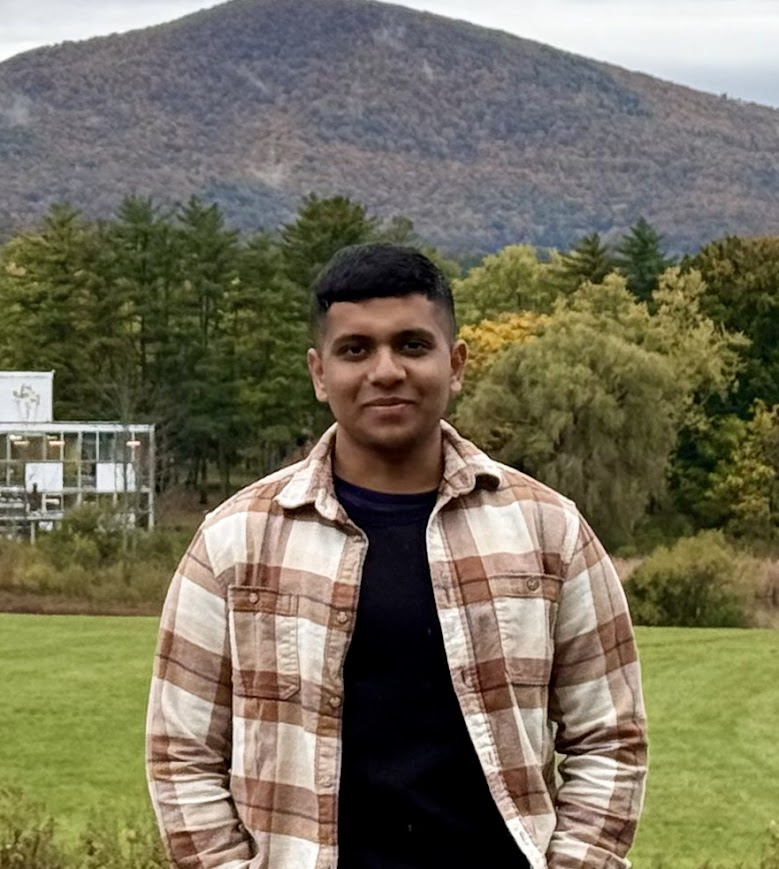
#> input picture images/fmd.jpg, 779 x 869 px
$ python generate_site_icons.py
#> lines starting #> are read from the running program, lines starting #| are printed output that depends on the picture
from pathlib import Path
from PIL import Image, ImageOps

src = Path("images/fmd.jpg")
out = Path("images")

if not src.exists():
    raise FileNotFoundError(f"Missing image: {src}. Put fmd.jpg in the images folder first.")

img = Image.open(src).convert("RGB")
#> img is the input picture: PIL image 779x869 RGB; mean R, G, B 117.7, 112.4, 91.7

# Keep main site profile aligned with selected photo too
profile = ImageOps.fit(img, (512, 512), method=Image.Resampling.LANCZOS)
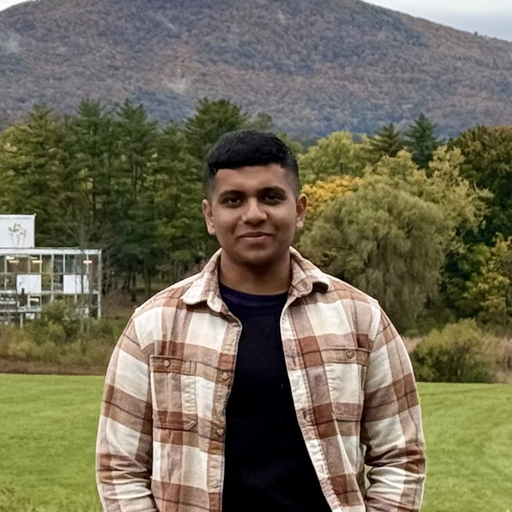
#> profile: PIL image 512x512 RGB; mean R, G, B 113.8, 108.2, 86.8
profile.save(out / "profile.png", optimize=True)
profile.save(out / "profile-square.png", optimize=True)

# Build a square version for icon generation
square = ImageOps.fit(img, (512, 512), method=Image.Resampling.LANCZOS)

# Standard favicon sizes used by the template
sizes = [16, 32, 96]
for size in sizes:
    resized = square.resize((size, size), Image.Resampling.LANCZOS)
    if size == 16:
        resized.save(out / "favicon-16x16.png", optimize=True)
    elif size == 32:
        resized.save(out / "favicon-32x32.png", optimize=True)
    else:
        resized.save(out / "favicon-96x96.png", optimize=True)
#> this loop made 3 passes
#> pass 1, `resized = square.resize((size, size), Image.Resampling.LANCZOS)`:
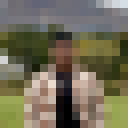
#> resized: PIL image 16x16 RGB (shown 8 times larger); mean R, G, B 113.7, 108.1, 86.7

# Android Chrome icons
for size in [36, 48, 72, 96, 144, 192, 256, 384, 512]:
    square.resize((size, size), Image.Resampling.LANCZOS).save(
        out / f"android-chrome-{size}x{size}.png", optimize=True
    )

# Apple touch icons
for size in [57, 60, 72, 76, 114, 120, 144, 152, 180]:
    square.resize((size, size), Image.Resampling.LANCZOS).save(
        out / f"apple-touch-icon-{size}x{size}.png", optimize=True
    )
square.resize((180, 180), Image.Resampling.LANCZOS).save(out / "apple-touch-icon.png", optimize=True)
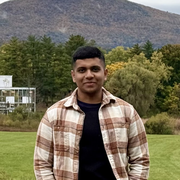
#> saved as apple-touch-icon.png: PIL image 180x180 RGB; mean R, G, B 113.8, 108.2, 86.8

# Windows tile icons
for size in [70, 150, 310]:
    square.resize((size, size), Image.Resampling.LANCZOS).save(
        out / f"mstile-{size}x{size}.png", optimize=True
    )
#> this loop made 3 passes
#> pass 1, `square.resize((size, size), Image.Resampling.LANCZOS).save( out / f"ms..`:
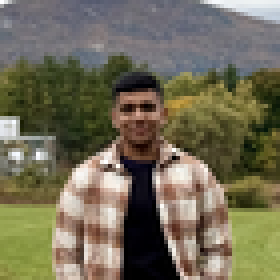
#> saved as mstile-70x70.png: PIL image 70x70 RGB (shown 4 times larger); mean R, G, B 113.8, 108.2, 86.8
# wide tile
ImageOps.fit(img, (310, 150), method=Image.Resampling.LANCZOS).save(
    out / "mstile-310x150.png", optimize=True
)
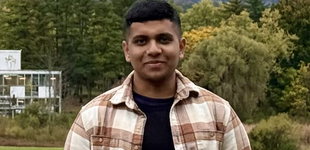
#> saved as mstile-310x150.png: PIL image 310x150 RGB; mean R, G, B 102.4, 94.6, 67.2
# 310 square
square.resize((310, 310), Image.Resampling.LANCZOS).save(
    out / "mstile-310x310.png", optimize=True
)
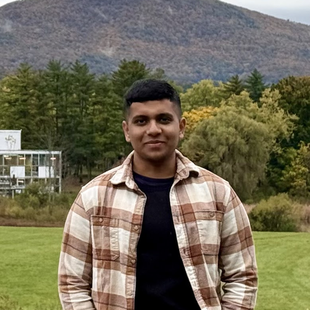
#> saved as mstile-310x310.png: PIL image 310x310 RGB; mean R, G, B 113.8, 108.2, 86.8
square.resize((144, 144), Image.Resampling.LANCZOS).save(
    out / "mstile-144x144.png", optimize=True
)
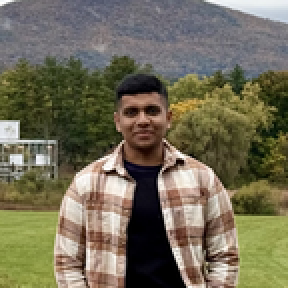
#> saved as mstile-144x144.png: PIL image 144x144 RGB (shown 2 times larger); mean R, G, B 113.8, 108.2, 86.8

# favicon.ico (best effort; some browsers prefer PNG favicon anyway)
sizes_ico = [(16, 16), (32, 32), (48, 48)]
img_ico = Image.open(src).convert("RGBA")
out_ico = Image.new("RGBA", (48, 48), (0, 0, 0, 0))
#> out_ico: PIL image 48x48 RGBA; every value is 0
# center crop
icon = ImageOps.fit(img_ico, (48, 48), method=Image.Resampling.LANCZOS)
out_ico.paste(icon, (0, 0))
out_ico.save(out / "favicon.ico")

print("Generated site icons from images/fmd.jpg")

$ run again, with images/mstile-150x150.png saved as images/fmd.jpg
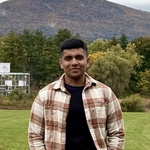
#> input picture images/mstile-150x150.png, 150 x 150 px
#> img is the input picture: PIL image 150x150 RGB; mean R, G, B 113.8, 108.2, 86.8
#> `square.resize((180, 180), Image.Resampling.LANCZOS).save(out / "apple-..`:
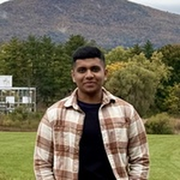
#> saved as apple-touch-icon.png: PIL image 180x180 RGB; mean R, G, B 113.8, 108.2, 86.9
#> `ImageOps.fit(img, (310, 150), method=Image.Resampling.LANCZOS).save( o..`:
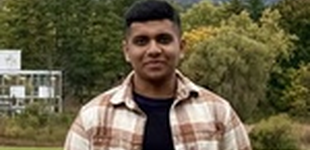
#> saved as mstile-310x150.png: PIL image 310x150 RGB; mean R, G, B 102.4, 94.6, 67.3
#> out_ico: PIL image 48x48 RGBA; every value is 0

$ run again, with images/profile-rect.png saved as images/fmd.jpg
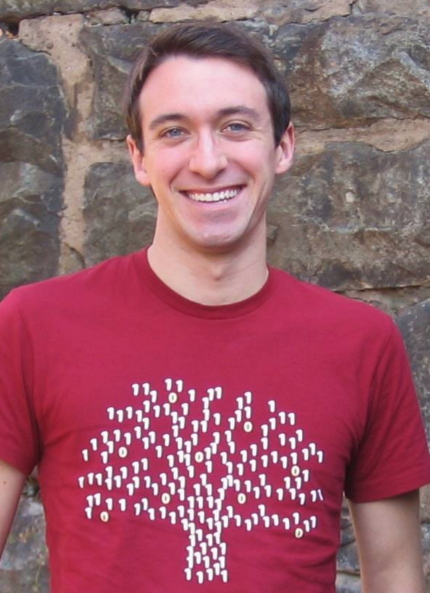
#> input picture images/profile-rect.png, 860 x 1186 px (shown at 1/2 size)
#> img is the input picture: PIL image 860x1186 RGB; mean R, G, B 153, 92.2, 105.6
#> `ImageOps.fit(img, (310, 150), method=Image.Resampling.LANCZOS).save( o..`:
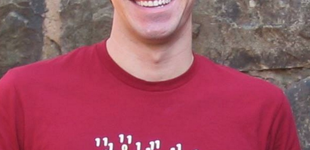
#> saved as mstile-310x150.png: PIL image 310x150 RGB; mean R, G, B 158.4, 80.4, 97.3
#> `square.resize((144, 144), Image.Resampling.LANCZOS).save( out / "mstil..`:
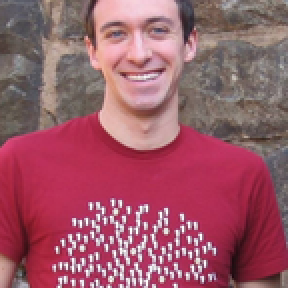
#> saved as mstile-144x144.png: PIL image 144x144 RGB (shown 2 times larger); mean R, G, B 155.9, 89.9, 104.1
#> out_ico: PIL image 48x48 RGBA; every value is 0
